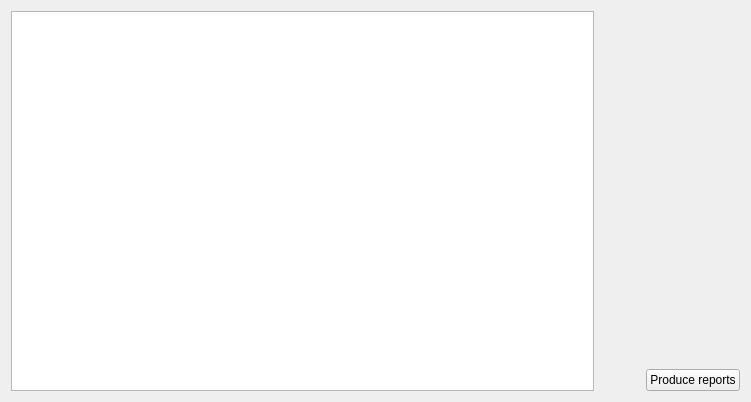
<?xml version="1.0" encoding="UTF-8"?>
<ui version="4.0">
 <class>Form</class>
 <widget class="QWidget" name="Form">
  <property name="geometry">
   <rect>
    <x>0</x>
    <y>0</y>
    <width>751</width>
    <height>402</height>
   </rect>
  </property>
  <property name="windowTitle">
   <string>Form</string>
  </property>
  <layout class="QGridLayout" name="gridLayout_3">
   <item row="1" column="2">
    <spacer name="horizontalSpacer_2">
     <property name="orientation">
      <enum>Qt::Horizontal</enum>
     </property>
     <property name="sizeHint" stdset="0">
      <size>
       <width>40</width>
       <height>20</height>
      </size>
     </property>
    </spacer>
   </item>
   <item row="1" column="3">
    <widget class="QPushButton" name="pushButton">
     <property name="sizePolicy">
      <sizepolicy hsizetype="Fixed" vsizetype="Fixed">
       <horstretch>0</horstretch>
       <verstretch>0</verstretch>
      </sizepolicy>
     </property>
     <property name="text">
      <string>Produce reports</string>
     </property>
    </widget>
   </item>
   <item row="0" column="0" rowspan="2">
    <widget class="QTreeWidget" name="treeWidget">
     <property name="sizePolicy">
      <sizepolicy hsizetype="Preferred" vsizetype="Preferred">
       <horstretch>1</horstretch>
       <verstretch>0</verstretch>
      </sizepolicy>
     </property>
     <property name="minimumSize">
      <size>
       <width>250</width>
       <height>0</height>
      </size>
     </property>
     <property name="sortingEnabled">
      <bool>false</bool>
     </property>
     <property name="headerHidden">
      <bool>true</bool>
     </property>
     <column>
      <property name="text">
       <string notr="true">1</string>
      </property>
     </column>
    </widget>
   </item>
   <item row="0" column="2" colspan="2">
    <widget class="QStackedWidget" name="stackedWidget"/>
   </item>
  </layout>
 </widget>
 <resources/>
 <connections>
  <connection>
   <sender>treeWidget</sender>
   <signal>itemClicked(QTreeWidgetItem*,int)</signal>
   <receiver>Form</receiver>
   <slot>selectedTreeItem(QTreeWidgetItem*,int)</slot>
   <hints>
    <hint type="sourcelabel">
     <x>134</x>
     <y>429</y>
    </hint>
    <hint type="destinationlabel">
     <x>138</x>
     <y>476</y>
    </hint>
   </hints>
  </connection>
  <connection>
   <sender>pushButton</sender>
   <signal>clicked()</signal>
   <receiver>Form</receiver>
   <slot>produceReports()</slot>
   <hints>
    <hint type="sourcelabel">
     <x>698</x>
     <y>481</y>
    </hint>
    <hint type="destinationlabel">
     <x>606</x>
     <y>469</y>
    </hint>
   </hints>
  </connection>
  <connection>
   <sender>treeWidget</sender>
   <signal>itemChanged(QTreeWidgetItem*,int)</signal>
   <receiver>Form</receiver>
   <slot>treeItemChanged(QTreeWidgetItem*,int)</slot>
   <hints>
    <hint type="sourcelabel">
     <x>206</x>
     <y>416</y>
    </hint>
    <hint type="destinationlabel">
     <x>283</x>
     <y>485</y>
    </hint>
   </hints>
  </connection>
 </connections>
 <slots>
  <slot>selectedTreeItem(QTreeWidgetItem*,int)</slot>
  <slot>produceReports()</slot>
  <slot>treeItemChanged(QTreeWidgetItem*,int)</slot>
 </slots>
</ui>
